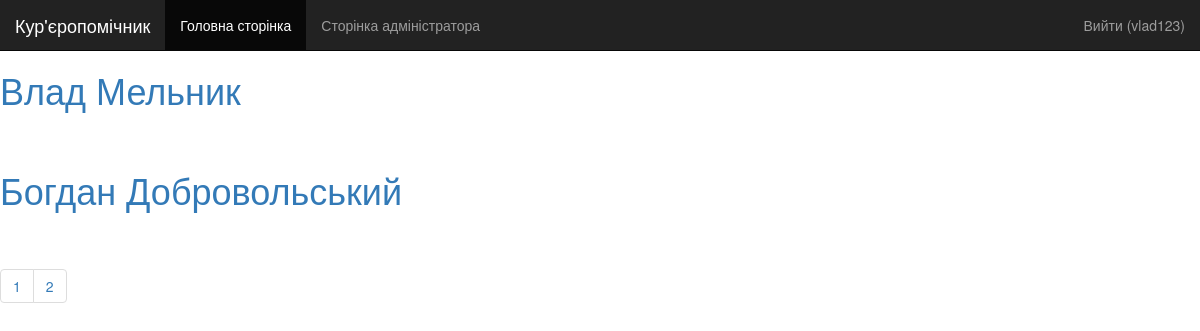
Page /tracker/users/ (signed in) on the committed database.
### tracker/models.py (models this page shows, shortened)
class User(model_user.User):
    position_lat = models.DecimalField(decimal_places=8, max_digits=10)
    position_long = models.DecimalField(decimal_places=8, max_digits=10)
    date_registration = models.DateTimeField(auto_now_add=True)

### tracker/views.py (the view)
# urls.py: url(r'^users/(?P<page>[0-9]+)/$', views.users, name='users_page'),
def users(request, page=1):
    page = int(page)
    users_by_id = User.objects.all()
    p = Paginator(users_by_id, 2)
    page1 = p.page(page)
    user_name = auth.get_user(request).username
    context = {
        'user_name': user_name,
        'users': page1,
        'paginator': p,
        'page': page,
    }
    return render(request, 'tracker/users.html', context)

### templates/tracker/users.html (shortened to what this page needs)
{% extends 'tracker/base.html' %}
{% block content %}
        {% for u in users %}
            <div>
                <h1><a href="{% url 'user_page'  u.id 1 %}">{{ u.first_name }} {{ u.last_name }}</a></h1>
            </div>
            <div style="height: 30px;"></div>
        {% endfor %}
            {% if paginator.count != 0 %}
                <nav>
                <ul class="pagination">
                {% for i in paginator.page_range %}
                        {% if i != page %}
                            <li class="page-item"><a class="page-link" href="{% url 'users_page' i %}">{{ i }}</a></li>
                        {% else %}
                            <li><a href="#">{{ i }}</a></li>
                        {% endif %}
                {% endfor %}
                </ul>
                </nav>
            {% endif %}
{% endblock %}

### templates/tracker/base.html (shortened to what this page needs)
{% load staticfiles %}
<!DOCTYPE html>
<html lang="ru">
<head>
    <link rel="stylesheet" href="{% static 'tracker/css/bootstrap.min.css' %}">
    <link rel="stylesheet" href="{% static 'tracker/css/auth.css' %}">
</head>
<body>
<nav class="navbar navbar-inverse navbar-fixed-top">
        <div class="container-fluid">
            <div class="navbar-header">
                <a class="navbar-brand" href="{% url 'index' %}">Кур'єропомічник</a>
            </div>
            <div class="collapse navbar-collapse" id="bs-example-navbar-collapse-1">
                <ul class="nav navbar-nav">
                    <li class="active"><a href="{% url 'index' %}">Головна сторінка <span class="sr-only">(current)</span></a></li>
                    <li><a href="/admin/">Сторінка адміністратора</a></li>
                </ul>
                <ul class="nav navbar-nav navbar-right">
                    {% if user_name%}
                    <li><a href="/authorization/logout/">Вийти ({{ user_name }})</a></li>
                    {% else %}
                        <li><a href="" data-toggle="modal" data-target="#login-modal">Увійти</a></li>
                    {% endif %}
                </ul>
            </div>
        </div>
    </nav>
    {% block content %}
    {% endblock %}
</body>
</html>

### rows in the picture
User: first_name "Влад", last_name "Мельник"
User: first_name "Богдан", last_name "Добровольський"

### other values in the picture
{{ user_name }} "vlad123"
{{ i }} "1"
{{ i }} "2"
